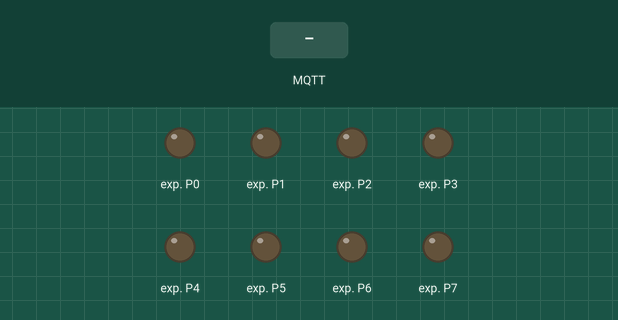
The program below on a simulated ESP8266 board running MicroPython. On the bench: output pins drawn as LEDs (lit = HIGH). The inputs (shaded band) are chosen by the test bench. WiFi joins after 1.5 s; no MQTT or app messages arrive unless stated; library files of the repository ran but are not shown: esp8266_i2c_lcd.py; what the program prints to the serial console is not drawn.

Above: at 2.8 s.
2.9 s: MQTT message "1" arrives on the first subscribed topic
At 3.4 s:
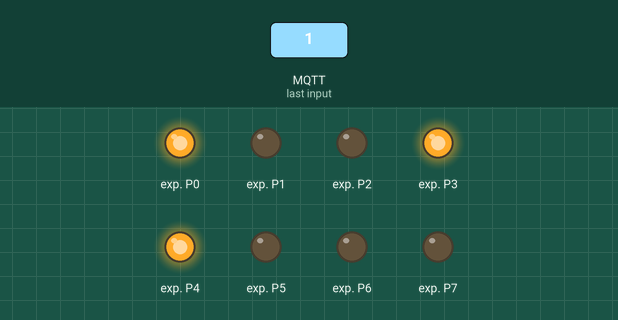
At 8.9 s:
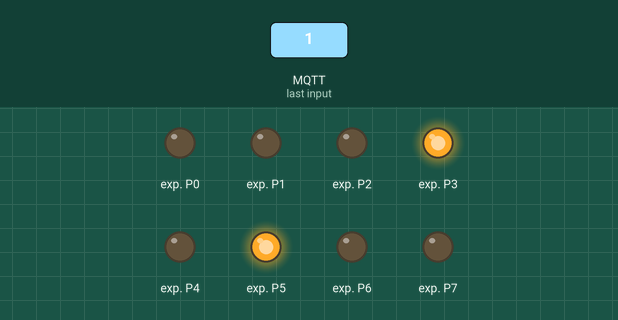
Timing chart, 0 to 10.4 s (numbered marks = the images above; inputs shaded):
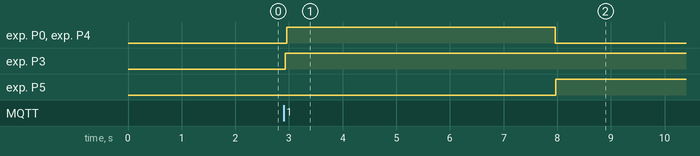

The program:

subscriber.py
```python
from umqtt.simple import MQTTClient
from machine import Pin, I2C
import machine
import ubinascii
import network
import time
from esp8266_i2c_lcd import I2cLcd


# CONNESSIONE WIFI
sta_if = network.WLAN(network.STA_IF)
if not sta_if.isconnected():
  print('Connecting to network...')
  sta_if.active(True)
  sta_if.connect('Raspispot', 'raspberrypi')
  while not sta_if.isconnected():
    pass
print(sta_if.ifconfig())


CONFIG = {
     # TUTTI I DETTAGLI DEL CLIENT MQTT
     "MQTT_BROKER": "54.152.234.238",
     "USER": "licfekew",
     "PASSWORD": "77wmRx9hIbaw",
     "PORT": 13017,
     "TOPIC": b"test",
     # IDENTIFICATIVO UNIVOCO CHIP (ESP8266)
     "CLIENT_ID": b"esp8266_" + ubinascii.hexlify(machine.unique_id())
}

# METODO PER VISUALIZZARE IL MESSAGGIO SUL DISPLAY
def onDisplay(topic, msg):
  i2c = I2C(scl=Pin(5), sda=Pin(4), freq=100000)
  #i2c.scan()
  lcd = I2cLcd(i2c,63, 2, 16)
  lcd.clear()
  lcd.putstr(msg.decode('ascii'))
  time.sleep(5)
  lcd.clear()


def listen():
  # CREA UN' ISTANZA DEL CLIENT MQTT
  client = MQTTClient(CONFIG['CLIENT_ID'], CONFIG['MQTT_BROKER'], user=CONFIG['USER'], password=CONFIG['PASSWORD'], port=CONFIG['PORT'])
  # CALLBACK PER I MESSAGGI VISUALIZZATI SUL DISPLAY
  client.set_callback(onDisplay)
  client.connect()
  #client.publish("test", "ESP8266 is Connected")
  client.subscribe(CONFIG['TOPIC'])
  print("ESP8266 is Connected to %s and subscribed to %s topic" % (CONFIG['MQTT_BROKER'], CONFIG['TOPIC']))

  try:
      while True:
        msg = client.wait_msg()
        msg = (client.check_msg())
  finally:
    client.disconnect()

listen()
```

Measured:
- after the input at 2.9 s, exp. P0, exp. P4: LOW → HIGH after 0.06 s, → LOW 5.0 s later; exp. P3: LOW → HIGH at once; exp. P5: LOW → HIGH after 5.1 s
